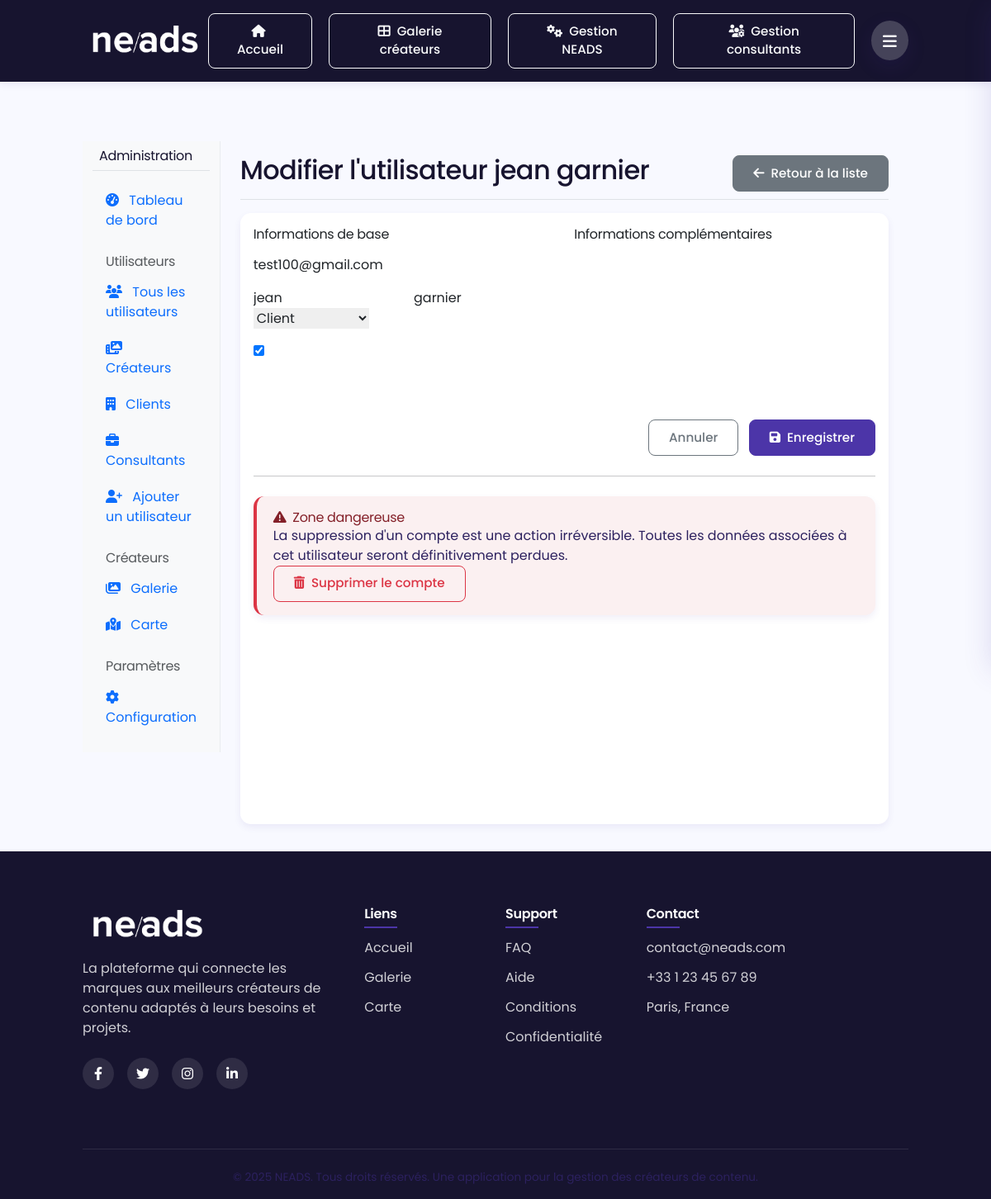
Page /gestion-admin/users/87/edit/ (signed in) on the committed database.
### neads/core/models.py (models this page shows, shortened)
class User(AbstractBaseUser, PermissionsMixin):
    ROLE_CHOICES = (
        ('admin', 'Administrateur'),
        ('consultant', 'Consultant'),
        ('client', 'Client'),
        ('creator', 'Créateur'),
    )
    email = models.EmailField(unique=True)
    first_name = models.CharField(max_length=30, blank=True)
    last_name = models.CharField(max_length=30, blank=True)
    is_active = models.BooleanField(default=True)
    is_staff = models.BooleanField(default=False)
    date_joined = models.DateTimeField(default=timezone.now)
    role = models.CharField(max_length=10, choices=ROLE_CHOICES, default='client')
    temp_login_token = models.CharField(max_length=100, blank=True, null=True)
    temp_login_expiry = models.DateTimeField(blank=True, null=True)
    objects = CustomUserManager()
    USERNAME_FIELD = 'email'
    REQUIRED_FIELDS = []
    def get_full_name(self):
        return f"{self.first_name} {self.last_name}".strip()

### neads/core/admin_views.py (the view)
# urls.py: path('admin/users/<int:user_id>/edit/', admin_views.user_edit, name='admin_user_edit'),
@login_required
@role_required(['admin', 'consultant'])
def user_edit(request, user_id):
    user = get_object_or_404(User, id=user_id)
    is_admin = request.user.role == 'admin'
    if not is_admin and (user.role == 'admin' or user.role == 'consultant'):
        messages.error(request, "Vous n'avez pas les droits pour modifier cet utilisateur.")
        return redirect('admin_user_list')
    if request.method == 'POST':
        form = AdminUserEditForm(request.POST, instance=user)
        new_role = request.POST.get('role')
        if not is_admin and new_role == 'consultant':
            messages.error(request, "Seuls les administrateurs peuvent attribuer le rôle de consultant.")
            return redirect('admin_user_list')
        if form.is_valid():
            original_role = user.role
            user = form.save()
            if original_role != 'creator' and user.role == 'creator':
                if not hasattr(user, 'creator_profile'):
                    try:
                        from neads.creators.models import Domain, Location, Creator
                        location = Location.objects.create(
                            city="Paris",
                            country="France",
                            postal_code="75000"
                        )
                        creator = Creator.objects.create(
                            user=user,
                            first_name=user.first_name,
                            last_name=user.last_name,
                            email=user.email,
                            age=25,  # Valeur par défaut
                            gender='O',  # Valeur par défaut
                            verified_by_neads=False,  # Mode brouillon par défaut
                            location=location,
                            bio="Créateur en attente de configuration",
                            equipment="Smartphone",
                            content_types="video",
                        )
                        default_domain = Domain.objects.first()
                        if default_domain:
                            creator.domains.add(default_domain)
                        messages.info(request, f"Un profil de créateur en mode brouillon a été créé pour {user.get_full_name()}. Le profil devra être complété avant d'être visible publiquement.")
                    except Exception as e:
                        messages.error(request, f"Erreur lors de la création du profil créateur: {str(e)}")
            messages.success(request, f"L'utilisateur {user.get_full_name()} a été mis à jour avec succès.")
            return redirect('admin_user_list')
    else:
        form = AdminUserEditForm(instance=user)
    if not is_admin:
        form.fields['role'].choices = [
            choice for choice in User.ROLE_CHOICES
            if choice[0] not in ['admin', 'consultant']
        ]
    has_creator_profile = hasattr(user, 'creator_profile')
    creator_id = user.creator_profile.id if has_creator_profile else None
    context = {
        'form': form,
        'user_obj': user,
        'title': f"Modifier l'utilisateur {user.get_full_name()}",
        'has_creator_profile': has_creator_profile,
        'creator_id': creator_id,
        'is_admin': is_admin,
    }
    return render(request, 'admin/user_form.html', context)

### neads/core/forms.py (shortened to what this page needs)
class AdminUserEditForm(UserEditForm):
    phone_number = forms.CharField(max_length=15, required=False, label="Téléphone")
    company_name = forms.CharField(max_length=100, required=False, label="Entreprise")
    notes = forms.CharField(widget=forms.Textarea(attrs={'rows': 3}), required=False, label="Notes")
    def __init__(self, *args, **kwargs):
        super().__init__(*args, **kwargs)
        if self.instance and self.instance.pk:
            try:
                profile = self.instance.profile
                self.fields['phone_number'].initial = profile.phone_number
                self.fields['company_name'].initial = profile.company_name
                self.fields['notes'].initial = profile.notes
            except UserProfile.DoesNotExist:
                pass

### templates/admin/user_form.html (shortened to what this page needs)
{% extends 'admin/base.html' %}
{% load crispy_forms_tags %}
{% block admin_heading %}{{ title }}{% endblock %}
{% block admin_actions %}
<a href="{% url 'admin_user_list' %}" class="btn btn-secondary">
    <i class="fas fa-arrow-left me-1"></i> Retour à la liste
</a>
{% endblock %}
{% block admin_content %}
<div class="card">
    <div class="card-body">
        <form method="post">
            <div class="row">
                <div class="col-md-6">
                    <h5 class="mb-3">Informations de base</h5>
                    <div class="mb-3">
                        {{ form.email|as_crispy_field }}
                    </div>
                    <div class="row">
                        <div class="col-md-6">
                            {{ form.first_name|as_crispy_field }}
                        </div>
                        <div class="col-md-6">
                            {{ form.last_name|as_crispy_field }}
                        </div>
                    </div>
                    <div class="mb-3">
                        {{ form.role|as_crispy_field }}
                    </div>
                    {% if form.instance.pk %}
                    <div class="mb-3">
                        {{ form.is_active|as_crispy_field }}
                    </div>
                    {% endif %}
                </div>
                <div class="col-md-6">
                    <h5 class="mb-3">Informations complémentaires</h5>
                    <div class="mb-3">
                        {{ form.phone_number|as_crispy_field }}
                    </div>
                    <div class="mb-3">
                        {{ form.company_name|as_crispy_field }}
                    </div>
                    <div class="mb-3">
                        {{ form.notes|as_crispy_field }}
                    </div>
                </div>
            </div>
            <div class="mt-4 text-end">
                <a href="{% url 'admin_user_list' %}" class="btn btn-outline-secondary me-2">Annuler</a>
                <button type="submit" class="btn btn-primary">
                    <i class="fas fa-save me-1"></i> Enregistrer
                </button>
            </div>
        </form>
        {% if user_obj.pk %}
        <hr class="my-4">
        <div class="alert alert-danger">
            <h5 class="alert-heading"><i class="fas fa-exclamation-triangle me-2"></i>Zone dangereuse</h5>
            <p>La suppression d'un compte est une action irréversible. Toutes les données associées à cet utilisateur seront définitivement perdues.</p>
            <button type="button" class="btn btn-outline-danger" data-bs-toggle="modal" data-bs-target="#deleteAccountModal">
                <i class="fas fa-trash-alt me-1"></i> Supprimer le compte
            </button>
        </div>
        {% endif %}
    </div>
</div>
{% endblock %}

### templates/base.html (style rules this page uses)
:root { --primary-color: #17142F; --secondary-color: #4C35A8; --tertiary-color: #2C215F; --accent-color: #4C35A8; --accent-color-light: #f0edff; --primary-gradient: #17142F; --secondary-gradient: #17142F; --text-primary: #17142F; --text-secondary: #2C215F; --text-light: #4C35A8; --text-white: #ffffff; --bg-primary: #f8f9ff; --bg-secondary: #ffffff; --bg-dark: #17142F; --bg-card: #ffffff; --border-radius-sm: 0.5rem; --border-radius-md: 0.8rem; --border-radius-lg: 1.2rem; --shadow-sm: 0 4px 8px rgba(76, 53, 168, 0.08); --shadow-md: 0 8px 24px rgba(76, 53, 168, 0.12); --shadow-lg: 0 12px 32px rgba(76, 53, 168, 0.16); --shadow-inset: inset 0 2px 6px rgba(76, 53, 168, 0.1); --transition-normal: all 0.3s ease; --transition-slow: all 0.5s ease; --footer-gradient: #17142F; }
html { scroll-behavior: smooth; }
body { font-family: 'Poppins', sans-serif; color: var(--text-primary); background-color: var(--bg-primary); padding-top: 0; line-height: 1.6; }
h1, h2, h3, h4, h5, h6 { font-family: 'Poppins', sans-serif; font-weight: 600; letter-spacing: -0.02em; }
p { color: var(--text-secondary); }
.btn { padding: 0.6rem 1.5rem; font-weight: 500; border-radius: var(--border-radius-sm); transition: var(--transition-normal); position: relative; overflow: hidden; font-size: 0.95rem; }
.btn::before { content: ''; position: absolute; top: 0; left: -100%; width: 100%; height: 100%; background: linear-gradient(90deg, rgba(255,255,255,0.2), rgba(255,255,255,0)); transition: var(--transition-normal); }
.btn-primary { background-color: var(--secondary-color); border-color: var(--secondary-color); }
.card { border: none; border-radius: var(--border-radius-md); background-color: var(--bg-card); box-shadow: var(--shadow-sm); transition: var(--transition-normal); overflow: hidden; height: 100%; }
.alert { border: none; border-radius: var(--border-radius-md); box-shadow: var(--shadow-sm); padding: 1rem 1.25rem; border-left: 4px solid transparent; }
.alert-danger { background-color: #fbf0f1; border-left-color: #dc3545; color: #842029; }

### rows in the picture
User: email "test100@gmail.com", first_name "jean", last_name "garnier", role "Client", is_active "☑"

### other values in the picture
{{ title }} "Modifier l'utilisateur jean garnier"
